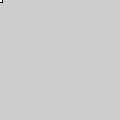
Frame 1 (no input)
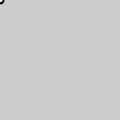
Frame 60 (the mouse pressed at the canvas centre just before this capture)
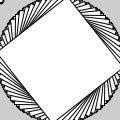
Frame 120 (the mouse held since frame 60 and released just before this capture)

The Processing sketch that drew these frames (run headless with seeded random() and noise(); from frame 60 on, the mouse is pressed at the canvas centre):

// Processing sketch: processing_22471
// ── processing_22471.pde

float angle = 0.0;
void setup() {
size(120, 120);
smooth();
}

void draw() {
translate(mouseX, mouseY);
rotate(angle);
rectMode(CENTER);//a:drawing the square from center of mouseposition

/* measures the distance of the mouse from the centre of the window
and withdraw the distance from 90
use abs to get a positive number to use for the size of the square

*/
float z = 90-dist(height/2, width/2, mouseX, mouseY);
/*the maximum distance from the centre of the window is a little less
than 90. Withdraw the distance from 90 to make the square big in the centre
and smaller towards the edge
*/
rect(0, 0, z, z);
angle += 0.1;
println(z); //used println to see the maximum distance to the centre
}
